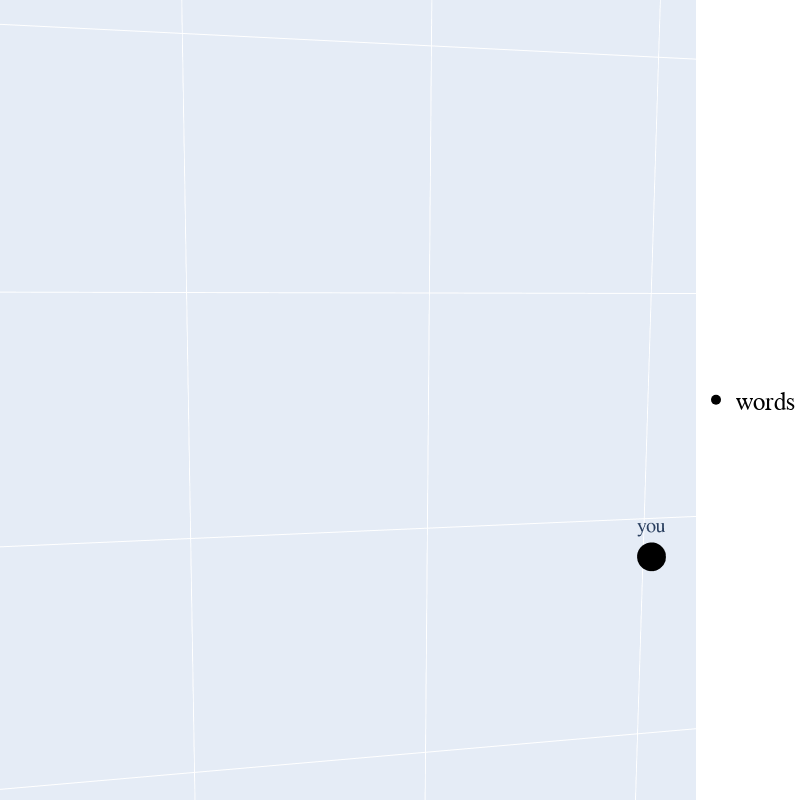

Notebook source saved alongside this figure:
### Code cell
layout = go.Layout(
        margin = {'l': 0, 'r': 0, 'b': 0, 't': 0},
        showlegend=True,
        legend=dict(
        x=1,
        y=0.5,
        font=dict(
            family="Courier New",
            size=25,
            color="black"
        )),
        font = dict(
            family = " Courier New ",
            size = 15),
        autosize = False,
        width = 800,
        height = 800
        )


plot_figure = go.Figure(data = trace_data, layout = layout)
plot_figure.show()

### Figure 1 — Plotly figure (JSON) as saved in the notebook; plotly's stock layout.template omitted (floating-point values rounded to 4 significant figures)
{"data": [{"marker": {"color": "black", "opacity": 1, "size": 10}, "mode": "markers+text", "name": "words", "text": ["should", "could", "two", "one", "you", "we"], "textfont": {"size": 20}, "textposition": "top center", "type": "scatter3d", "x": [-5.037, -4.193, -1.709, 1.446, 9.498, -0.004922], "y": [-2.209, -5.603, 3.903, 5.851, -3.833, 1.892], "z": [2.289, -3.738, -2.136, -3.935, -0.2176, 7.738]}], "layout": {"autosize": false, "font": {"family": " Courier New ", "size": 15}, "height": 800, "legend": {"font": {"color": "black", "family": "Courier New", "size": 25}, "x": 1, "y": 0.5}, "margin": {"b": 0, "l": 0, "r": 0, "t": 0}, "scene": {"aspectmode": "auto", "aspectratio": {"x": 1.165, "y": 0.9179, "z": 0.9354}, "camera": {"center": {"x": 0, "y": 0, "z": 0}, "eye": {"x": -0.009783, "y": 0.001816, "z": 0.0009966}, "projection": {"type": "perspective"}, "up": {"x": 0, "y": 0, "z": 1}}}, "showlegend": true, "width": 800}}
